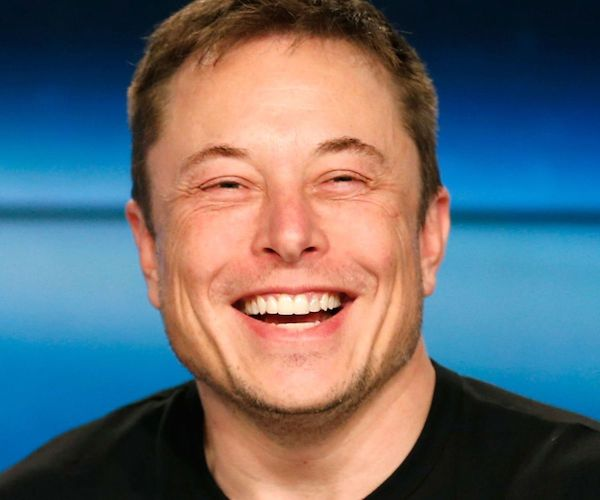
#> input picture 10주차/Week10/images/musk.jpg, 600 x 500 px
$ jupyter execute --allow-errors sketchify+cartoonize.ipynb   (older library calls are emulated)
#> lines starting #> are read from the running program, lines starting #| are printed output that depends on the picture; after the words box and inside, x2 and y2 are one past the last pixel; in counts of white or black regions, pixels touching at a corner belong together
#> further down, img is the input picture: shape (500, 600, 3); mean B, G, R 112.1, 105.5, 100.1
[cell 1]
import cv2
import numpy as np
import matplotlib.pyplot as plt

def sketchify(img, ksize=5):
    # Convert image to grayscale
#> called with ksize = 5
    img_gray = cv2.cvtColor(img, cv2.COLOR_BGR2GRAY)
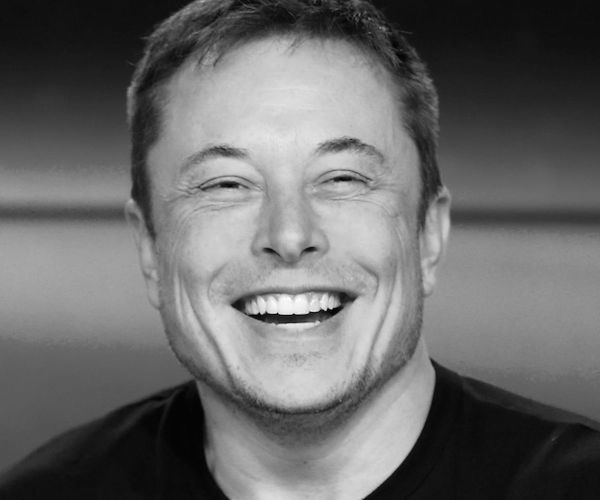
#> img_gray: shape (500, 600); min 2, max 253, mean 104.7

    # Apply median filter to the grayscale image
    img_gray = cv2.medianBlur(img_gray, 7)

    # Detect edges in the image and threshold it
    edges = cv2.Laplacian(img_gray, cv2.CV_8U, ksize=ksize)
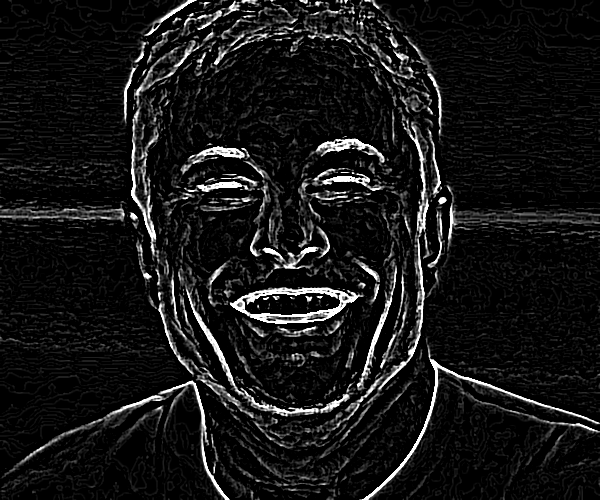
#> edges: shape (500, 600); min 0, max 255, mean 22
    ret, sketch = cv2.threshold(edges, 100, 255, cv2.THRESH_BINARY_INV)
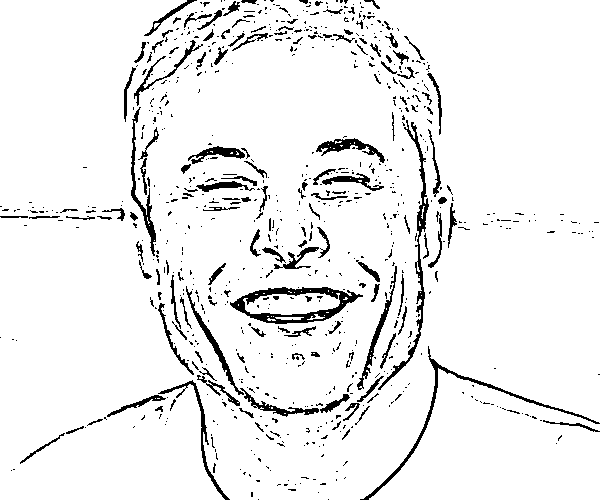
#> sketch: shape (500, 600); 93.5% white; 793 black regions (642 under 20 px), largest, box (x1, y1, x2, y2) and area: (230, 287, 363, 324) 1601, (378, 120, 429, 390) 1188, (360, 346, 600, 500) 1065

    sketch_bgr = cv2.cvtColor(sketch, cv2.COLOR_GRAY2BGR)
    print('sketch_bgr ', sketch_bgr.dtype)
#| sketch_bgr  uint8

    # monitoring
    plt.figure(figsize=[15,10])
    plt.subplot(141); plt.imshow(img[...,::-1]); plt.title('original'); plt.axis('off')
    plt.subplot(142); plt.imshow(img_gray, cmap='gray'); plt.title('gray'); plt.axis('off')
    plt.subplot(143); plt.imshow(edges, cmap='gray'); plt.title('edges'); plt.axis('off')
    plt.subplot(144); plt.imshow(sketch_bgr[...,::-1]); plt.title('sketch'); plt.axis('off')

    return sketch_bgr

if __name__=='__main__':
    img = cv2.imread('images/musk.jpg')
    sketch_bgr = sketchify(img)
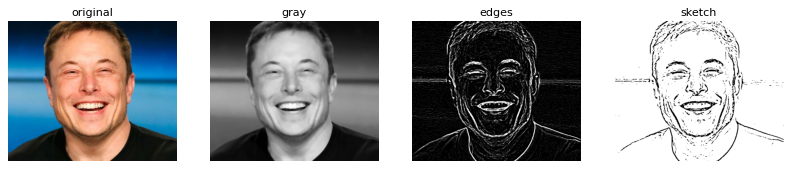
#> figure drawn by matplotlib, 4 panels

[cell 2]
def cartoonize(img) :
    num_iter = 5 # bilateral filter 수행 횟수
    ds_factor = 4 # down_sampling factor. 속도빠른 연산 위해
    sigma_color = 10
    sigma_space = 8
    # Resize the image to a smaller size for faster computation
    img_small = cv2.resize(img, None, fx=1.0/ds_factor, fy=1.0/ds_factor)
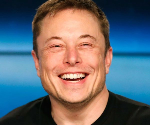
#> img_small: shape (125, 150, 3); mean B, G, R 112.2, 105.7, 100.3
    for i in range(num_repetitions): # Apply bilateral filter the image multiple times
        img_small = cv2.bilateralFilter(img_small, 0, sigma_color, sigma_space)

    img_bilateral = cv2.resize(img_small, None, fx=ds_factor, fy=ds_factor)

#    img_bilateral = cv2.bilateralFilter(img, 0, sigmaColor=100, sigmaSpace=30)
    img_gaussian = cv2.GaussianBlur(img, (0,0), sigmaX=5)

    # Add the thick boundary lines to the image
    sketch_bgr = sketchify(img)
    print('img_bilateral :', img_bilateral.dtype, 'sketch_bgr :', sketch_bgr.dtype)
    print('sketch_bgr. min, max', np.amin(sketch_bgr), np.amax(sketch_bgr))
    sketch_01 = sketch_bgr / 255
    print('sketch_01. min, max', np.amin(sketch_01), np.amax(sketch_01))
    cartoon = img_bilateral * sketch_01
    print('cartoon :', cartoon.dtype, np.amin(cartoon), np.amax(cartoon))
    cartoon = cartoon.astype('uint8')
    print('cartoon :', cartoon.dtype, np.amin(cartoon), np.amax(cartoon))

    # monitoring
    plt.figure(figsize=[15,10])
    plt.subplot(141); plt.imshow(img[...,::-1]); plt.title('original'); plt.axis('off')
    plt.subplot(142); plt.imshow(img_bilateral[...,::-1]); plt.title('bilateral'); plt.axis('off')
    plt.subplot(143); plt.imshow(img_gaussian[...,::-1]); plt.title('gaussian'); plt.axis('off')
    plt.subplot(144); plt.imshow(cartoon[...,::-1]); plt.title('cartoon'); plt.axis('off')

    return cartoon

#> (the rest of this cell did not finish here and is left out)

$ run again, with 10주차/Week10/images/blue_carpet.png saved as 10주차/Week10/images/musk.jpg
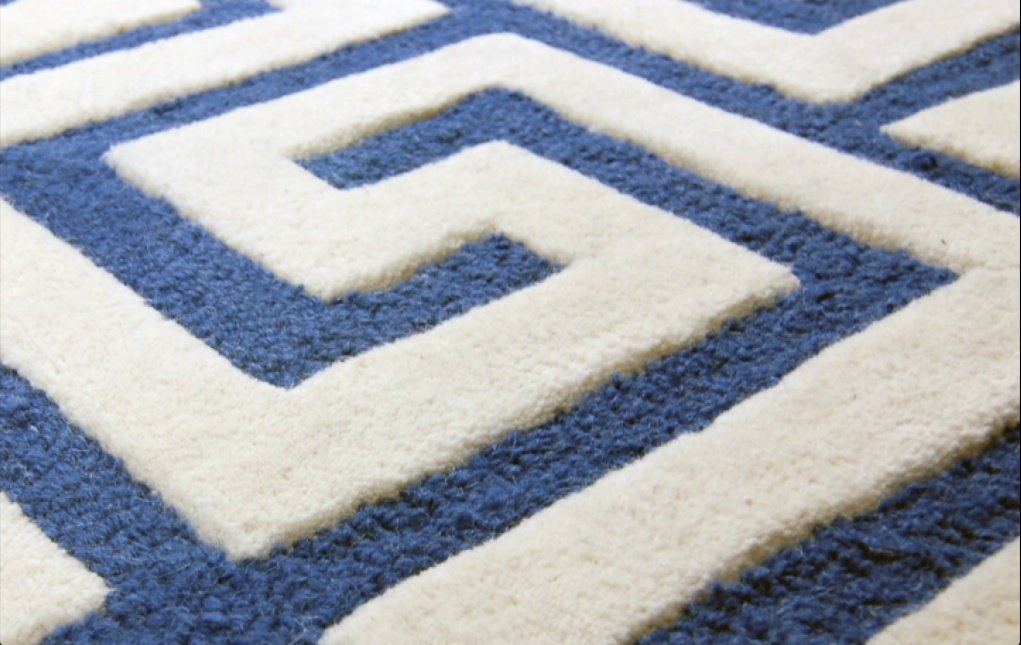
#> input picture 10주차/Week10/images/blue_carpet.png, 1021 x 645 px
#> img is the input picture: shape (645, 1021, 3); mean B, G, R 176.5, 168.4, 162.8
#> in sketchify, `ret, sketch = cv2.threshold(edges, 100, 255, cv2.THRESH_BINARY_INV)`:
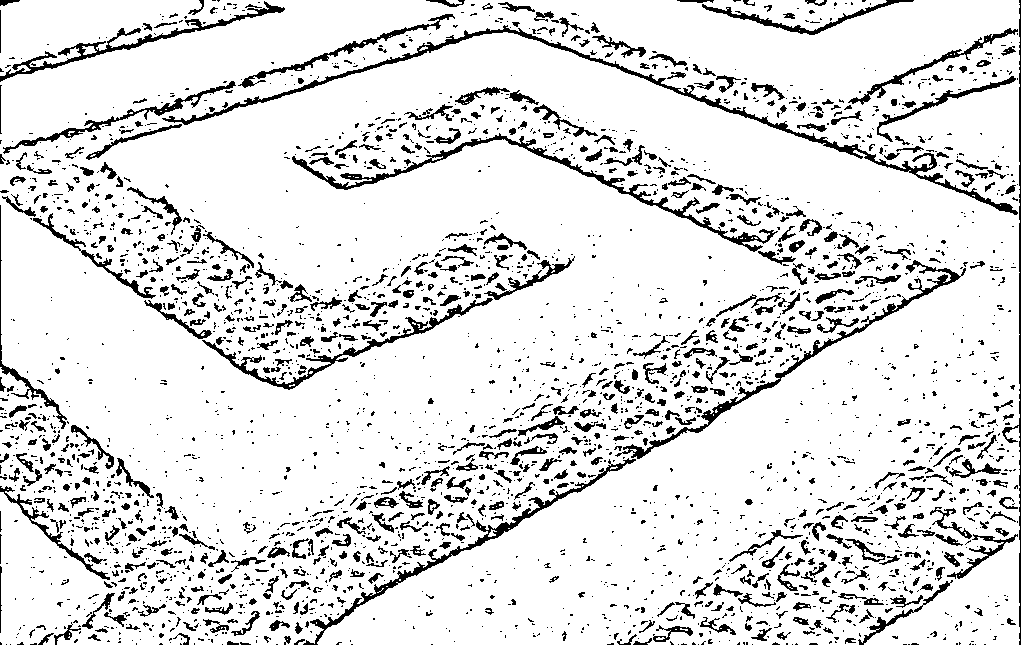
#> sketch: shape (645, 1021); 88.1% white; 2994 black regions (2243 under 20 px), largest, box (x1, y1, x2, y2) and area: (162, 25, 1018, 215) 4265, (292, 133, 778, 252) 2936, (615, 260, 966, 459) 2423
#| sketch_bgr  uint8
#> in cartoonize, `img_small = cv2.resize(img, None, fx=1.0/ds_factor, fy=1.0/ds_factor)`:
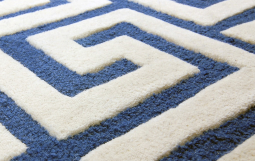
#> img_small: shape (161, 255, 3); mean B, G, R 176.8, 168.7, 163.2
